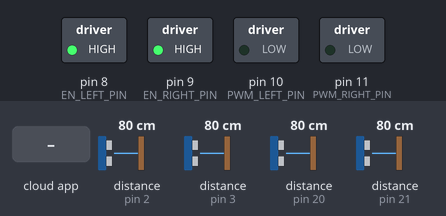
Bench run of a sketch on a simulated Arduino Mega 2560, built with avr-gcc and run on an emulated ATmega2560. Shown: switched loads named in the sketch (green lamp = pin HIGH). Wiring (inferred from the names in the program): 4 × range finder with pulse-width output: data pin 2 / data pin 3 / data pin 20 / data pin 21. Inputs (shaded band) come from the test bench; at power-on: distance to the obstacle (sensors on pin 2, pin 3, pin 20, pin 21) 80 cm. The ROS host is connected and sends only what is stated.

Above: at 1.2 s.
1.3 s: the phone or cloud app sets linear.x to -100
At 1.8 s:
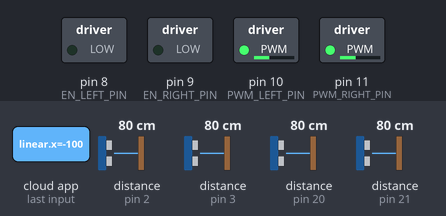
2.8 s: the phone or cloud app sets angular.z to -100
At 4.0 s:
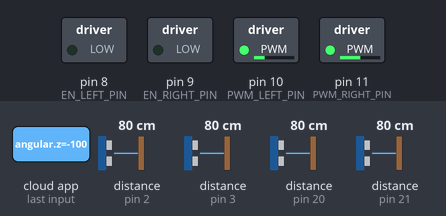
4.3 s: the phone or cloud app sets linear.x to 0
At 5.3 s:
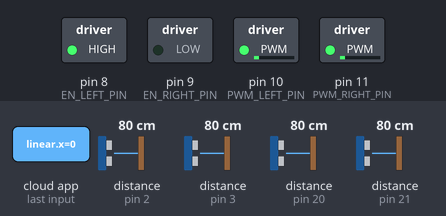
5.8 s: the phone or cloud app sets angular.z to 100
At 6.4 s:
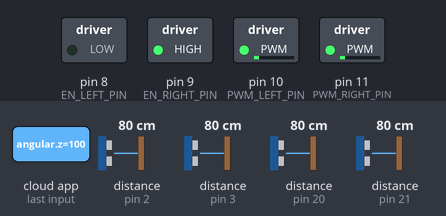
7.3 s: the phone or cloud app sets linear.x to 100
At 7.6 s:
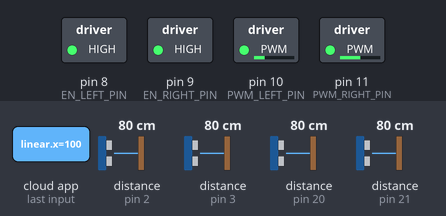
8.8 s: the phone or cloud app sets angular.z to 0
At 9.9 s:
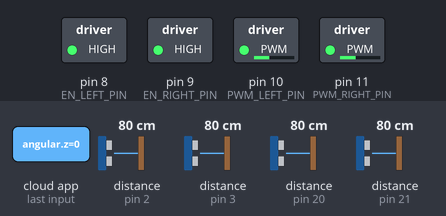
Timing chart, 0 to 11.3 s (numbered marks = the images above; inputs shaded):
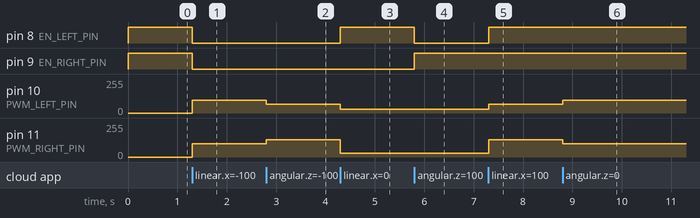

The sketch:

arduino_ROS_combined_motor_encoder02.ino
```cpp
//the following code is to setup an arduino node in ROS called /serial.node
//that subscribes to the cmd_vel topic and writes PWM signals to the motor drivers
//& publishes to new topics "lCount" and "rCount" the encoder counts from the left and right
//wheel encoders with quadrature, respectively.
//Arduino Board: Arduino Mega 2560 Rev3

//NOTES: Ensure tires are properly inflated to minimize slippage between tire and hub

//parts of code from:
//https://playground.arduino.cc/Main/RotaryEncoders/ &
//https://howtomechatronics.com/tutorials/arduino/rotary-encoder-works-use-arduino/

//Created/Modified by:
//Author: Shymon Sumiyoshi
//Date Created: 2020-12-21
//Date Modified: 2021-02-20

//MOTOR: IG42 24VDC Geared Motor, item# TD-044-240
//with gear head (1:24): rated torque 8kg-cm, rated speed 246rpm, rated current < 2.1A
//stall torque ?103.2kg-cm?, stall current 13A, no load current < 0.5A

//MOTOR DRIVER: Cytron MD10C
//for brushed DC motor, motor voltage ranges from 5V to 30V (power), 3.3V and 5V logic level input
//maximum current up to 13A continuous and 30A peak (10 seconds)
//fully NMOS H-Bridge (no heat sink required), speed control PWM frequency up to 20KHz
//supports both locked-antiphase and sign-magnitude PWM operation
//6 connections for motor driver:
//Signal 1) Black: GND
//Signal 2) Red: PWM input for speed control
//Signal 3) Yellow: DIR direction control
//Power 4) POWER+ from battery
//Power 5) POWER- from battery
//Power 6) Motor Output A
//Power 7) Motor Output B

//ENCODER: (attached to motor) is 2 Channel Hall Effect Magnetic Encoder (incremental rotary encoder)
//5cpr without quadrature & gear ratio / with quadrature & gear ratio, 480cpr (= 5x4x24)
//6 wires coming from geared motor:
//Power 1) Black: -Motor
//Power 2) Red: +Motor
//Signal 3) Brown: Hall Sensor Vcc (use 5VDC but can be anywhere between 3.5-20VDC)
//Signal 4) Green: Hall Sensor GND
//Signal 5) Blue: Hall Sensor A Vout   //need 1K ohm pull up resistor here, but I'll use the arduino's internal pull-up resistor
//Signal 6) Purple: Hall Sensor B Vout //need 1K ohm pull up resistor here, but I'll use the arduino's internal pull-up resistor


#include "Arduino.h"
#include <ros.h>
#include <geometry_msgs/Twist.h>  //for subscribing to messages from the "cmd_vel" topic
#include <std_msgs/Int16.h> //for publishing encoder count messages to the "lCount" & "rCount" topics


//MOTOR CONSTANTS
//ROS program "teleop_twist_keyboard.py" default linear speed is 0.5m/s=19.685"/sec; wheel diameter is approx. 8.5" so 1 wheel revolution = 26.704"
//so (1sec/19.685")x(26.704"/rev)=1.357sec/rev
//and this is what I'll use to estimate what the MULTIPLIER_STRAIGHT_LEFTWHEEL and MULTIPLIER_STRAIGHT_RIGHTWHEEL values below should be
#define MULTIPLIER_STRAIGHT_LEFTWHEEL 10.4  //to change the value in "speed_left" from rad/s to the corresponding PWM value (0-255) so that the left wheel rotates at 1.357sec/rev
#define MULTIPLIER_STRAIGHT_RIGHTWHEEL 10.6 //to change the value in "speed_right" from rad/s to the corresponding PWM value (0-255) so that the right wheel rotates at 1.357sec/rev
//#define MULTIPLIER_TURN_RIGHTWHEEL 7.50
//#define MUTLIPLIER_TURN_LEFTWHEEL 6.00
//#define LOW_SPEED_LIMIT 50 //PWM low speed limit (possible values: 0-255)
#define HIGH_SPEED_LIMIT 150 //PWM high speed limit (possible values: 0-255)

//wheel_rad is the wheel radius in meters, wheel_sep is separation distance between the wheels in meters
//I measured wheel_rad=4.25"=0.10795m~0.108m (wheel diameter is approx. 8.5"), wheel_sep=24.75"=0.62865m~0.629m
#define WHEEL_RAD 0.108
#define WHEEL_SEP 0.629

//MOTOR PINS
//for PWM pins, use the function analogWrite(pin,value) where "value" is the duty cycle: 0-255
//for Arduino Mega, PWM Pins are 2-13,44-46 / pwm frequency is 490Hz (except for pins 4 and 13, which are 980Hz)
#define EN_LEFT_PIN 8 //left motor forward enable pin; will output HIGH when left wheel is rotating forward and LOW when left wheel is rotating backward
#define PWM_LEFT_PIN 10 //left PWM pin
#define EN_RIGHT_PIN 9  //right motor forward enable pin; will output HIGH when right wheel is rotating forward and LOW when right wheel is rotating backward
#define PWM_RIGHT_PIN 11  //right PWM pin

//ENCODER PINS
//will use external interrupts and the function attachInterrupt(interrupt,ISR,mode) where "interrupt" is the number of the interrupt, "ISR" is the function to call, "mode" is the mode
//for Arduino Mega, the total6 external interrupts are:interrupt0 (pin2), interrupt1 (pin3), interrupt2 (pin21), interrupt3 (pin20), interrupt4 (pin19), interrupt5 (pin18)
#define ENCODER_LEFT_A_PIN 2  //use blue wire from Left Encoder Hall Sensor A Vout (interrupt 0 (pin2) of Arduino Mega)
#define ENCODER_LEFT_B_PIN 3  //use purple wire from Left Encoder Hall Sensor B Vout (interrupt 1 (pin3) of Arduino Mega)
#define ENCODER_RIGHT_A_PIN 21 //use blue wire from Right Encoder Hall Sensor A Vout (interrupt 2 (pin21) of Arduino Mega)
#define ENCODER_RIGHT_B_PIN 20 //use purple wire from Right Encoder Hall Sensor B Vout (interrupt 3 (pin20) of Arduino Mega)


//set to HIGH for testing/debugging. set to LOW under normal operation to speed up program
//(any serial communication really slows down the program)
//bool serialEnable = LOW;


//MOTOR VARIABLES
float speed_ang=0;  //speed_ang is the yaw speed (rotational speed about the z-axis) of the robot about its center of rotation in rad/s
float speed_lin=0;  //speed_lin is the linear speed of the robot in m/s; it is along an axis that always points straight ahead of the robot and moves with the robot
float speed_left = 0; //speed_left is the rotational speed of the left wheel/motor in rad/s
float speed_right=0;  //speed_right is the rotational speed of the right wheel/motor in rad/s
//fyi: the value "(speed_lin -/+ (speed_ang*WHEEL_SEP/2))" represents the linear speed of the center of the left/right wheel, respectively, in m/s


//ENCODER VARIABLES
//note to self: could use "long" instead of "int" for lEncPos and rEncPos below; "long" stores a 32-bit or 4-byte value,
//which yields -2,147,483,648 to 2,147,483,647 (-2^31 to (2^31 - 1)). For 480cpr, this is approx 4,473,924.3 wheel revolutions = 2,147,483,647/480
//all variables used by interrupt ISR function should be global and volatile as per the website https://www.arduino.cc/reference/en/language/functions/external-interrupts/attachinterrupt/
volatile int lEncPos = 0;  //note: "int" here stores a 16-bit or 2-byte value, which yields -32,768 to 32,767 (-2^15 to (2^15 - 1)). For 480cpr, this is approx 68.3 wheel revolutions = 32,767/480
volatile bool lEncAStateCurrent;
volatile bool lEncAStateLast;
volatile bool lEncBStateCurrent;
volatile bool lEncBStateLast;

volatile int rEncPos = 0;  //note: "int" here stores a 16-bit or 2-byte value, which yields -32768 to 32,767 (-2^15 to (2^15 - 1)). For 480cpr, this is approx 68.26 revolutions = 32,767/480
volatile bool rEncAStateCurrent;
volatile bool rEncAStateLast;
volatile bool rEncBStateCurrent;
volatile bool rEncBStateLast;


//ROS VARIABLES & FUNCTIONS
std_msgs::Int16 lCount_msg;
std_msgs::Int16 rCount_msg;

//create ROS node called "nh"; although in rqt_graph, it's listed as "/serial_node"
ros::NodeHandle nh;

//create a publisher called "lCount_publisher", for the node nh, that publishes a "lCount_msg" message of type Int16 variable to the "lCount" topic
ros::Publisher lCount_publisher("lCount", &lCount_msg);
//create a publisher called "rCount_publisher", for the node nh, that publishes a "rCount_msg" message of type Int16 variable to the "rlCount" topic
ros::Publisher rCount_publisher("rCount", &rCount_msg);

//function called by motor_subscriber
void process_speeds( const geometry_msgs::Twist& cmd_vel_msg ){
  speed_ang = cmd_vel_msg.angular.z;  //speed_ang is the yaw speed (rotational speed about the z-axis) of the robot about its center of rotation in rad/s
  speed_lin = cmd_vel_msg.linear.x; //speed_lin is the linear speed of the robot in m/s; it is along an axis that always points straight ahead of the robot and moves with the robot
  speed_left = (2.0*speed_lin - (speed_ang*WHEEL_SEP)) / (2.0*WHEEL_RAD); //speed_left is the rotational speed of the left wheel/motor in rad/s
  speed_right = (2.0*speed_lin + (speed_ang*WHEEL_SEP)) / (2.0*WHEEL_RAD);  //speed_right is the rotational speed of the right wheel/motor in rad/s
  //fyi: the value "(speed_lin -/+ (speed_ang*WHEEL_SEP/2))" represents the linear speed of the center of the left/right wheel, respectively, in m/s
}
//create a subscriber called "motor_subscriber" for the node nh, which subscribes to the
//"cmd_vel" topic and calls the function above "process_speeds" to process the Twist message
//read on the "cmd_vel" topic
ros::Subscriber<geometry_msgs::Twist> motor_subscriber( "cmd_vel", &process_speeds );


//arduino FUNCTION DECLARATIONS for MOTORS
void motors_init();
void motorLeft(float lspeed);
void motorRight(float rspeed);

//arduino FUNCTION DECLARATIONS for ENCODERS
//void serialReset();  //for testing/debugging
//void serialPrintBothPos(int lEncPos, int rEncPos);  //for testing/debugging
void encoders_init();
void lEncA_ISR();
void lEncB_ISR();
void rEncA_ISR();
void rEncB_ISR();


//arduino FUNCTION DEFINITIONS for MOTORS
void motors_init(){
  pinMode(EN_LEFT_PIN, OUTPUT);
  pinMode(PWM_LEFT_PIN, OUTPUT);
  pinMode(EN_RIGHT_PIN, OUTPUT);
  pinMode(PWM_RIGHT_PIN, OUTPUT);

  digitalWrite(EN_LEFT_PIN, LOW);
  digitalWrite(PWM_LEFT_PIN, LOW);
  digitalWrite(EN_RIGHT_PIN, LOW);
  digitalWrite(PWM_RIGHT_PIN, LOW);
}

void motorLeft(float lspeed){ //lspeed is the PWM value (0-255) to give to the left motor driver unless its value is >= the HIGH_SPEED_LIMIT PWM value
 if (lspeed >= 0){
   digitalWrite(EN_LEFT_PIN, HIGH);

   if(lspeed < HIGH_SPEED_LIMIT){
    analogWrite(PWM_LEFT_PIN, lspeed);
   }
   else{
    analogWrite(PWM_LEFT_PIN, HIGH_SPEED_LIMIT);
   }
 }
 else{
   digitalWrite(EN_LEFT_PIN, LOW);

   if(abs(lspeed) < HIGH_SPEED_LIMIT){
    analogWrite(PWM_LEFT_PIN, abs(lspeed));
   }
   else{
    analogWrite(PWM_LEFT_PIN, HIGH_SPEED_LIMIT);
   }
 }
}

void motorRight(float rspeed){ //rspeed is the PWM value (0-255) to give to the right motor driver unless its value is >= the HIGH_SPEED_LIMIT PWM value
 if (rspeed >= 0){
   digitalWrite(EN_RIGHT_PIN, HIGH);

   if(rspeed < HIGH_SPEED_LIMIT){
    analogWrite(PWM_RIGHT_PIN, rspeed);
   }
   else{
    analogWrite(PWM_RIGHT_PIN, HIGH_SPEED_LIMIT);
   }
 }
 else{
   digitalWrite(EN_RIGHT_PIN, LOW);

   if(abs(rspeed) < HIGH_SPEED_LIMIT){
    analogWrite(PWM_RIGHT_PIN, abs(rspeed));
   }
   else{
    analogWrite(PWM_RIGHT_PIN, HIGH_SPEED_LIMIT);
   }
 }
}


//arduino FUNCTION DEFINITIONS for ENCODERS
//***encoder interrupt function definitions at very bottom of code
/*void serialReset(){//create a publisher called "lCount_publisher" that publishes a "lCount_msg" message of type Int16 variable to the "/lCount" topic
  if(Serial.read() == 'r') {
    lEncPos = 0;
    rEncPos = 0;
    Serial.println("Left and Right Positions Reset to Zero");
  }
}

//***NOTE TO SELF: minimize using Serial.print() since it takes many compute cycles & slows down everything
void serialPrintBothPos(int lEncPos, int rEncPos){
  Serial.print("Left: ");
  Serial.print(lEncPos);
  Serial.print(",   Right: ");
  Serial.println(rEncPos);
}*/

void encoders_init(){
  pinMode(ENCODER_LEFT_A_PIN, INPUT_PULLUP);  //set pin as input and turn on pull-up resistor (Signal needs pull-up resistor)
  pinMode(ENCODER_LEFT_B_PIN, INPUT_PULLUP);  //set pin as input and turn on pull-up resistor (Signal needs pull-up resistor)
  pinMode(ENCODER_RIGHT_A_PIN, INPUT_PULLUP); //set pin as input and turn on pull-up resistor (Signal needs pull-up resistor)
  pinMode(ENCODER_RIGHT_B_PIN, INPUT_PULLUP); //set pin as input and turn on pull-up resistor (Signal needs pull-up resistor)

  attachInterrupt(digitalPinToInterrupt(ENCODER_LEFT_A_PIN), lEncA_ISR, CHANGE); //setting up interrupt for left encoder A (interrupt 0 (pin 2))
  attachInterrupt(digitalPinToInterrupt(ENCODER_LEFT_B_PIN), lEncB_ISR, CHANGE); //setting up interrupt for left encoder B (interrupt 1 (pin 3))
  attachInterrupt(digitalPinToInterrupt(ENCODER_RIGHT_A_PIN), rEncA_ISR, CHANGE); //setting up interrupt for right encoder A (interrupt 2 (pin 21))
  attachInterrupt(digitalPinToInterrupt(ENCODER_RIGHT_B_PIN), rEncB_ISR, CHANGE); //setting up interrupt for right encoder B (interrupt 3 (pin 20))

  lEncAStateLast = digitalRead(ENCODER_LEFT_A_PIN);
  lEncBStateLast = digitalRead(ENCODER_LEFT_B_PIN);
  rEncAStateLast = digitalRead(ENCODER_RIGHT_A_PIN);
  rEncBStateLast = digitalRead(ENCODER_RIGHT_B_PIN);
}


void setup(){
  motors_init();  //initialize the needed motor pins

  nh.initNode();  //initialize node nh created way above
  nh.advertise(lCount_publisher); //publish the left encoder count to the topic "lCount"
  nh.advertise(rCount_publisher); //publish the right encoder count to the topic "rCount"
  nh.subscribe(motor_subscriber); //get the node nh to start subscribing to the "cmd_vel" topic

  encoders_init();  //initialize the needed encoder pins and variables

/*  if(serialEnable == HIGH){
    Serial.begin(9600);
  }*/
}


void loop(){
/*  if(serialEnable == HIGH){
    if (Serial.available() > 0) {
      serialReset();
    }
  }*/

  motorLeft(speed_left*MULTIPLIER_STRAIGHT_LEFTWHEEL);
  motorRight(speed_right*MULTIPLIER_STRAIGHT_RIGHTWHEEL);

  nh.spinOnce(); //check for incoming ROS messages
}


//Interrupt Service Routines (ISRs) for encoders:

//following ISR function called whenever there is a CHANGE: HIGH-->LOW or LOW-->HIGH transition of LEFT wheel encoder A signal
void lEncA_ISR(){
  lEncAStateCurrent = digitalRead(ENCODER_LEFT_A_PIN);

  //compare LEFT wheel A and B signals; if they are DIFFERENT then LEFT wheel has moved FORWARD (CCW looking at left wheel shaft)
  if (lEncAStateCurrent != lEncBStateCurrent) {
    lEncPos++;
  }
  else {
    lEncPos--;
  }
  lCount_msg.data = lEncPos;
  lCount_publisher.publish(&lCount_msg);

  lEncAStateLast = lEncAStateCurrent;
}

//following ISR function called whenever there is a CHANGE: HIGH-->LOW or LOW-->HIGH transition of LEFT wheel encoder B signal
void lEncB_ISR(){
  lEncBStateCurrent = digitalRead(ENCODER_LEFT_B_PIN);

  //compare LEFT wheel A and B signals; if they are the SAME then LEFT wheel has moved FORWARD (CCW looking at left wheel shaft)
  if (lEncAStateCurrent == lEncBStateCurrent) {
    lEncPos++;
  }
  else {
    lEncPos--;
  }
  //commenting out the 2 lines below because the serial connection at 57600 baud to my slow red laptop
  //with a publish buffer size of 512 bytes is too slow so I only publish on the A signal change, not the B signal change
  //NOTE TO SELF: try with faster laptop and faster serial connection baud rate
  //lCount_msg.data = lEncPos;
  //lCount_publisher.publish(&lCount_msg);

  lEncBStateLast = lEncBStateCurrent;
}

//following ISR function called whenever there is a CHANGE: HIGH-->LOW or LOW-->HIGH transition of RIGHT wheel encoder A signal
void rEncA_ISR(){
  rEncAStateCurrent = digitalRead(ENCODER_RIGHT_A_PIN);

  //compare RIGHT wheel A and B signals; if they are DIFFERENT then RIGHT wheel has moved BACKWARD (CCW looking at left wheel shaft)
  if (rEncAStateCurrent != rEncBStateCurrent) {
    rEncPos--;
  }
  else {
    rEncPos++;
  }
  rCount_msg.data = rEncPos;
  rCount_publisher.publish(&rCount_msg);

  rEncAStateLast = rEncAStateCurrent;
}

//following ISR function called whenever there is a CHANGE: HIGH-->LOW or LOW-->HIGH transition of RIGHT wheel encoder B signal
void rEncB_ISR(){
  rEncBStateCurrent = digitalRead(ENCODER_RIGHT_B_PIN);

  //compare RIGHT wheel A and B signals; if they are the SAME then RIGHT wheel has moved BACKWARD (CCW looking at left wheel shaft)
  if (rEncAStateCurrent == rEncBStateCurrent) {
    rEncPos--;
  }
  else {
    rEncPos++;
  }
  //commenting out the 2 lines below because the serial connection at 57600 baud to my slow red laptop
  //with a publish buffer size of 512 bytes is too slow so I only publish on the A signal change, not the B signal change
  //NOTE TO SELF: try with faster laptop and faster serial connection baud rate
  //rCount_msg.data = rEncPos;
  //rCount_publisher.publish(&rCount_msg);

  rEncBStateLast = rEncBStateCurrent;
}
```

Measured:
- after the input at 1.3 s, pin 8 (EN_LEFT_PIN), pin 9 (EN_RIGHT_PIN): HIGH → LOW at once; pin 10 (PWM_LEFT_PIN): 0/255 → 96/255 at once; pin 11 (PWM_RIGHT_PIN): 0/255 → 98/255 at once
- after the input at 2.8 s, pin 10 (PWM_LEFT_PIN): 96/255 → 66/255 at once; pin 11 (PWM_RIGHT_PIN): 98/255 → 129/255 at once
- after the input at 4.3 s, pin 8 (EN_LEFT_PIN): LOW → HIGH at once; pin 10 (PWM_LEFT_PIN): 66/255 → 30/255 at once; pin 11 (PWM_RIGHT_PIN): 129/255 → 30/255 at once
- after the input at 5.8 s, pin 8 (EN_LEFT_PIN): HIGH → LOW at once; pin 9 (EN_RIGHT_PIN): LOW → HIGH at once
- after the input at 7.3 s, pin 8 (EN_LEFT_PIN): LOW → HIGH at once; pin 10 (PWM_LEFT_PIN): 30/255 → 66/255 at once; pin 11 (PWM_RIGHT_PIN): 30/255 → 129/255 at once
- after the input at 8.8 s, pin 10 (PWM_LEFT_PIN): 66/255 → 96/255 at once; pin 11 (PWM_RIGHT_PIN): 129/255 → 98/255 at once
